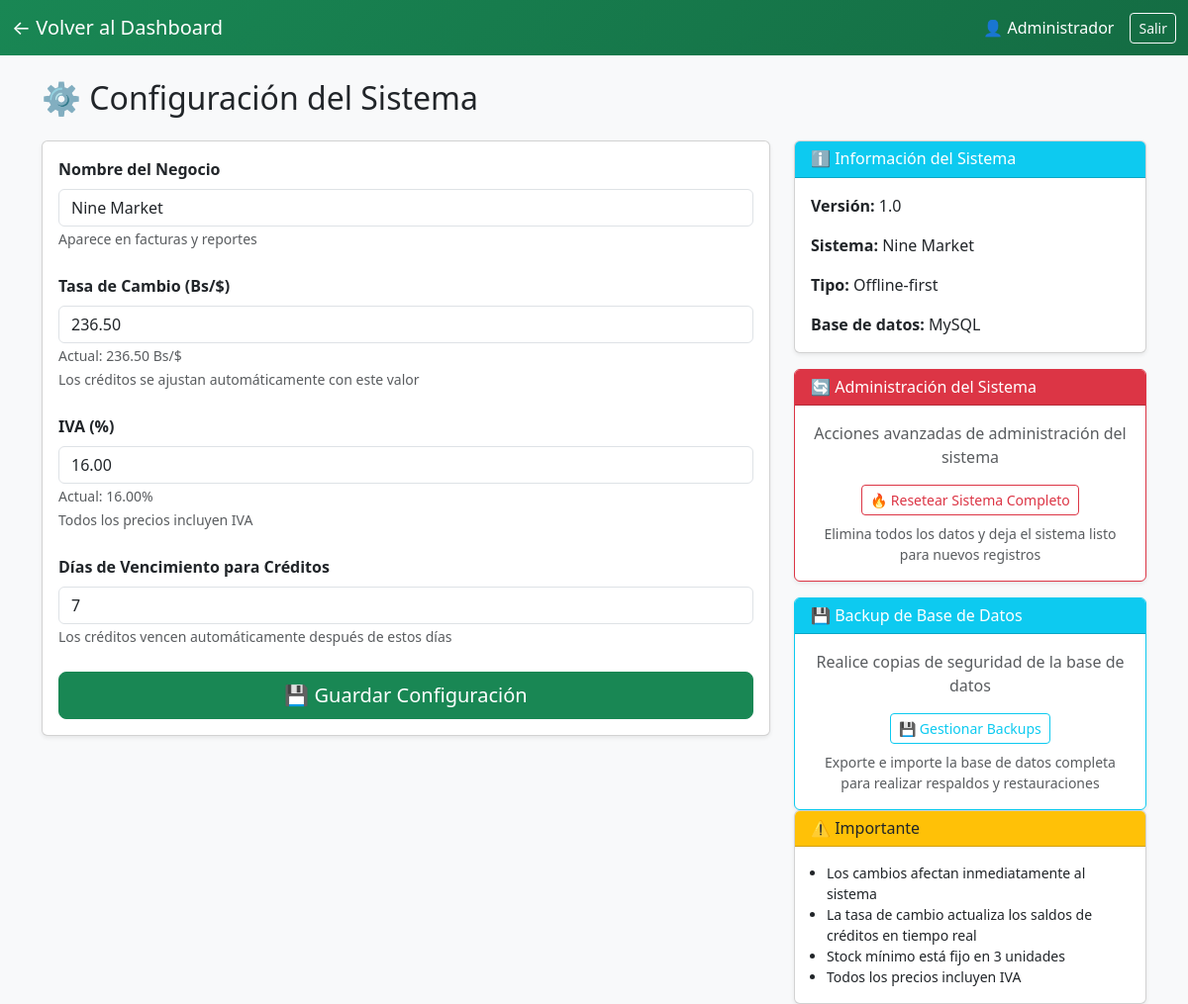
Page /configuracion.php (signed in) on the committed database.
### tables this page shows
CREATE TABLE `configuracion` (
  `id` int(11) NOT NULL AUTO_INCREMENT,
  `nombre_negocio` varchar(255) DEFAULT 'Nine Market',
  `tasa_cambio` decimal(10,2) DEFAULT 36.00,
  `iva` decimal(5,2) DEFAULT 16.00,
  `dias_vencimiento_credito` int(11) DEFAULT 7,
  `created_at` timestamp NOT NULL DEFAULT current_timestamp(),
  `updated_at` timestamp NOT NULL DEFAULT current_timestamp() ON UPDATE current_timestamp(),
  PRIMARY KEY (`id`)
);

### config.php (called while the page is built, shortened)
<?php
function getConfiguracion($pdo) {
    $stmt = $pdo->query("SELECT * FROM configuracion LIMIT 1");
    return $stmt->fetch();
}
?>

### configuracion.php (the view, shortened to what this page needs)
<?php
require_once 'config.php';
$config = getConfiguracion($pdo);
?>
<!DOCTYPE html>
<html lang="es">
<head>
    <link href="https://cdn.jsdelivr.net/npm/bootstrap@5.3.2/dist/css/bootstrap.min.css" rel="stylesheet">
</head>
<body>
    <?php include 'header.php'; ?>
    <div class="container">
        <h2 class="mb-4">⚙️ Configuración del Sistema</h2>
        <div class="row">
            <div class="col-lg-8">
                <div class="card shadow-sm">
                    <div class="card-body">
                        <form method="POST">
                            <div class="mb-4">
                                <label class="form-label fw-bold">Nombre del Negocio</label>
                                <input type="text" name="nombre_negocio"
                                       value="<?= htmlspecialchars($config['nombre_negocio']) ?>"
                                       class="form-control" required>
                                <small class="text-muted">Aparece en facturas y reportes</small>
                            </div>
                            <div class="mb-4">
                                <label class="form-label fw-bold">Tasa de Cambio (Bs/$)</label>
                                <input type="number" name="tasa_cambio"
                                       value="<?= $config['tasa_cambio'] ?>"
                                       class="form-control" step="0.01" min="0" required>
                                <small class="text-muted">
                                    Actual: <?= $config['tasa_cambio'] ?> Bs/$
                                    <br>Los créditos se ajustan automáticamente con este valor
                                </small>
                            </div>
                            <div class="mb-4">
                                <label class="form-label fw-bold">IVA (%)</label>
                                <input type="number" name="iva"
                                       value="<?= $config['iva'] ?>"
                                       class="form-control" step="0.01" min="0" max="100" required>
                                <small class="text-muted">
                                    Actual: <?= $config['iva'] ?>%
                                    <br>Todos los precios incluyen IVA
                                </small>
                            </div>
                            <div class="mb-4">
                                <label class="form-label fw-bold">Días de Vencimiento para Créditos</label>
                                <input type="number" name="dias_vencimiento_credito"
                                       value="<?= $config['dias_vencimiento_credito'] ?>"
                                       class="form-control" min="1" required>
                                <small class="text-muted">
                                    Los créditos vencen automáticamente después de estos días
                                </small>
                            </div>
                            <button type="submit" class="btn btn-success btn-lg w-100">
                                💾 Guardar Configuración
                            </button>
                        </form>
                    </div>
                </div>
            </div>
            <div class="col-lg-4">
                <div class="card shadow-sm mb-3">
                    <div class="card-header bg-info text-white">
                        <h6 class="mb-0">ℹ️ Información del Sistema</h6>
                    </div>
                    <div class="card-body">
                        <p><strong>Versión:</strong> 1.0</p>
                        <p><strong>Sistema:</strong> Nine Market</p>
                        <p><strong>Tipo:</strong> Offline-first</p>
                        <p class="mb-0"><strong>Base de datos:</strong> MySQL</p>
                    </div>
                </div>
                <div class="card shadow-sm mt-3 border-danger">
                    <div class="card-header bg-danger text-white">
                        <h6 class="mb-0">🔄 Administración del Sistema</h6>
                    </div>
                    <div class="card-body text-center">
                        <p class="text-muted mb-3">Acciones avanzadas de administración del sistema</p>
                        <a href="reset_system.php" class="btn btn-outline-danger btn-sm">
                            🔥 Resetear Sistema Completo
                        </a>
                        <small class="d-block text-muted mt-2">
                            Elimina todos los datos y deja el sistema listo para nuevos registros
                        </small>
                    </div>
                </div>
                <div class="card shadow-sm mt-3 border-info">
                    <div class="card-header bg-info text-white">
                        <h6 class="mb-0">💾 Backup de Base de Datos</h6>
                    </div>
                    <div class="card-body text-center">
                        <p class="text-muted mb-3">Realice copias de seguridad de la base de datos</p>
                        <a href="backup_db.php" class="btn btn-outline-info btn-sm">
                            💾 Gestionar Backups
                        </a>
                        <small class="d-block text-muted mt-2">
                            Exporte e importe la base de datos completa para realizar respaldos y restauraciones
                        </small>
                    </div>
                </div>
                <div class="card shadow-sm">
                    <div class="card-header bg-warning text-dark">
                        <h6 class="mb-0">⚠️ Importante</h6>
                    </div>
                    <div class="card-body">
                        <small>
                            <ul class="mb-0 ps-3">
                                <li>Los cambios afectan inmediatamente al sistema</li>
                                <li>La tasa de cambio actualiza los saldos de créditos en tiempo real</li>
                                <li>Stock mínimo está fijo en 3 unidades</li>
                                <li>Todos los precios incluyen IVA</li>
                            </ul>
                        </small>
                    </div>
                </div>
            </div>
        </div>
    </div>
</body>
</html>

### configuracion.php (style rules this page uses)
body { background-color: #f8f9fa; }

### rows in the picture
configuracion: nombre_negocio "Nine Market", tasa_cambio "236.50", iva "16.00", dias_vencimiento_credito "7"

### other values in the picture
$_SESSION['user_name'] "Administrador"
